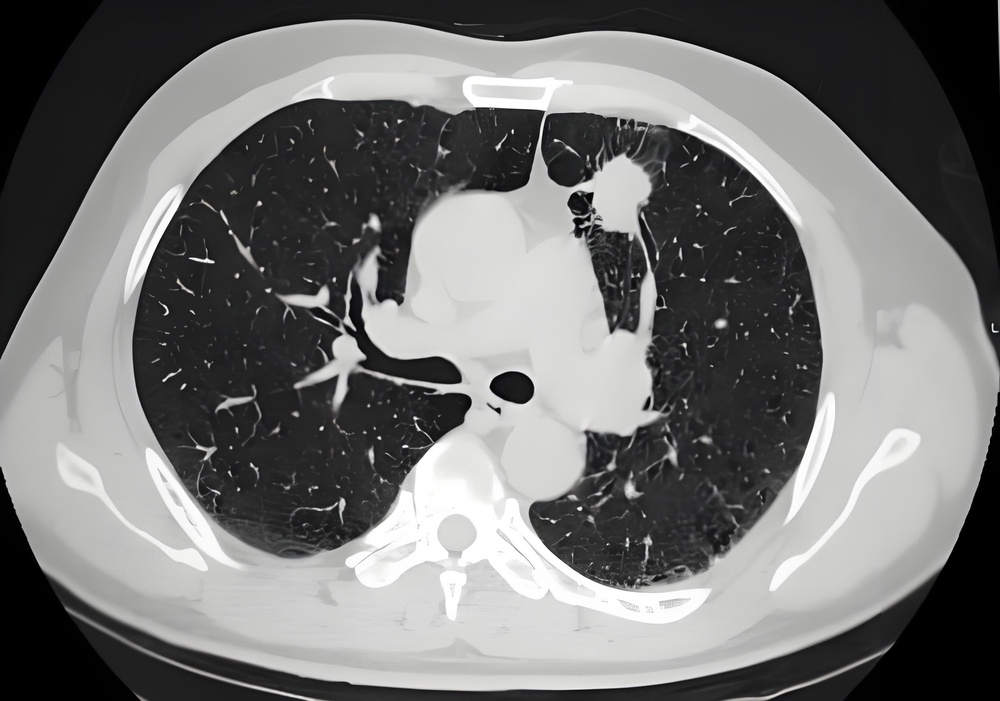
#> input picture homework3-t2/imgs/CT-image.jpg, 1000 x 701 px, shrunk from 2324 x 1628 before the run; its folder holds only this picture in this run
$ python area_based_segment.py
#> lines starting #> are read from the running program, lines starting #| are printed output that depends on the picture; after the words box and inside, x2 and y2 are one past the last pixel; in counts of white or black regions, pixels touching at a corner belong together
import cv2
import numpy as np
import os
from collections import deque

'''
基于区域的图像分割方法实现
包含以下方法：
1. 简单区域生长法
2. 质心区域生长法
3. 分裂合并法
'''

def simple_region_growing(image, seed_points, threshold=20):
    """
    简单区域生长法
    :param image: 输入图像
    :param seed_points: 种子点列表，每个元素为(x, y)坐标
    :param threshold: 生长阈值
    :return: 分割结果
    """
    height, width = image.shape
    result = np.zeros_like(image)

    # 8邻域方向
    directions = [(-1, -1), (-1, 0), (-1, 1),
                 (0, -1),          (0, 1),
                 (1, -1),  (1, 0),  (1, 1)]

    # 对每个种子点进行区域生长
    for seed_x, seed_y in seed_points:
        if result[seed_y, seed_x] != 0:
            continue

        # 使用队列进行区域生长
        queue = deque([(seed_x, seed_y)])
        seed_value = image[seed_y, seed_x]
        result[seed_y, seed_x] = 255

        while queue:
            x, y = queue.popleft()

            # 检查8邻域
            for dx, dy in directions:
                nx, ny = x + dx, y + dy

                # 检查边界
                if (0 <= nx < width and 0 <= ny < height and
                    result[ny, nx] == 0 and
                    abs(int(image[ny, nx]) - int(seed_value)) <= threshold):
                    result[ny, nx] = 255
                    queue.append((nx, ny))

    return result

def centroid_region_growing(image, seed_points, threshold=30, max_region_size=None):
    """
    质心区域生长法
    :param image: 输入图像
    :param seed_points: 种子点列表，每个元素为(x, y)坐标
    :param threshold: 生长阈值，默认值降低到30
    :param max_region_size: 最大区域大小，None表示不限制
    :return: 分割结果
    """
    height, width = image.shape
    result = np.zeros_like(image)

    # 8邻域方向
    directions = [(-1, -1), (-1, 0), (-1, 1),
                 (0, -1),          (0, 1),
                 (1, -1),  (1, 0),  (1, 1)]

    # 对每个种子点进行区域生长
    for seed_x, seed_y in seed_points:
        if result[seed_y, seed_x] != 0:
            continue

        # 使用队列进行区域生长
        queue = deque([(seed_x, seed_y)])
        result[seed_y, seed_x] = 255

        # 使用累积和来优化质心计算，使用float64类型避免溢出
        sum_x = float(seed_x)
        sum_y = float(seed_y)
        sum_value = float(image[seed_y, seed_x])
        pixel_count = 1

        while queue:
            x, y = queue.popleft()

            # 计算当前区域的质心
            centroid_x = sum_x / pixel_count
            centroid_y = sum_y / pixel_count
            centroid_value = sum_value / pixel_count

            # 检查是否达到最大区域大小
            if max_region_size is not None and pixel_count >= max_region_size:
                continue

            # 检查8邻域
            for dx, dy in directions:
                nx, ny = x + dx, y + dy

                # 检查边界和是否已访问
                if (0 <= nx < width and 0 <= ny < height and result[ny, nx] == 0):
                    # 使用更宽松的生长条件
                    current_value = float(image[ny, nx])
                    if abs(current_value - centroid_value) <= threshold:
                        result[ny, nx] = 255
                        queue.append((nx, ny))

                        # 更新累积和
                        sum_x += float(nx)
                        sum_y += float(ny)
                        sum_value += current_value
                        pixel_count += 1

    return result

def process_image(image_path):
    """
    处理单张图片，应用所有区域分割方法
    :param image_path: 输入图片路径
    """
#> called with image_path = 'imgs/CT-image.jpg'
    # 读取图片并转换为灰度图
    image = cv2.imread(image_path)
#> image is the input picture: shape (701, 1000, 3); mean B, G, R 115.1, 115.7, 115.7
    if image is None:
        print(f"错误：无法读取图片 {image_path}")
        return

    # 转换为灰度图
    if len(image.shape) == 3:  # 如果是彩色图像
        image = cv2.cvtColor(image, cv2.COLOR_BGR2GRAY)
#> image: shape (701, 1000)

    # 获取图片文件名（不含扩展名）
    image_name = os.path.splitext(os.path.basename(image_path))[0]

    # 创建结果保存路径
    result_dir = os.path.join('results', 'area_based_segment')
    if not os.path.exists(result_dir):
        os.makedirs(result_dir)

    # 选择多个种子点
    height, width = image.shape
#> height = 701; width = 1000
    seed_points = [
        (width//4, height//4),      # 左上
        (width//4, 3*height//4),    # 左下
        (3*width//4, height//4),    # 右上
        (3*width//4, 3*height//4),  # 右下
        (width//2, height//2)       # 中心
    ]

    # 计算最大区域大小（图像面积的20%）
    max_region_size = int(height * width * 0.2)
#> max_region_size = 140200

    # 应用各种区域分割方法
    methods = {
        'simple_growing': lambda img: simple_region_growing(img, seed_points),
        'centroid_growing': lambda img: centroid_region_growing(img, seed_points, threshold=20, max_region_size=max_region_size),
    }

    # 处理并保存结果
    for method_name, method_func in methods.items():
        try:
            result = method_func(image)
            output_path = os.path.join(result_dir, f"{method_name}_{image_name}.jpg")
            cv2.imwrite(output_path, result)
            print(f"{method_name}分割结果已保存到：{output_path}")
        except Exception as e:
            print(f"处理{method_name}方法时出错：{str(e)}")
#> this loop made 2 passes
#> pass 1, in process_image, `result = method_func(image)`:
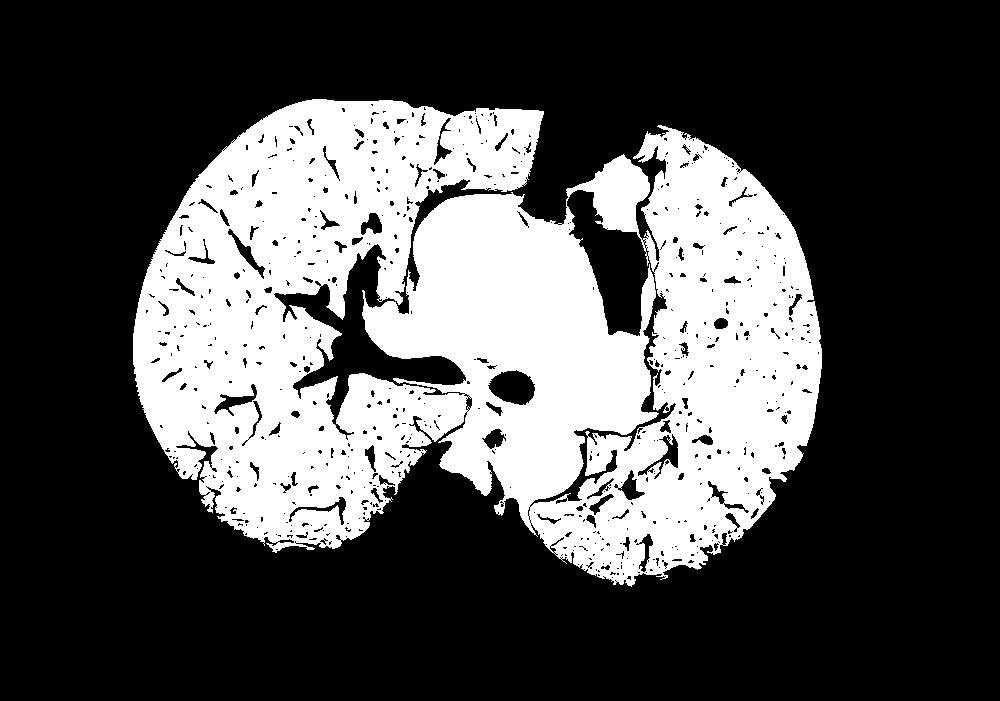
#> result: shape (701, 1000); 30.9% white; 1 white region, box (x1, y1, x2, y2) and area: (133, 99, 822, 587) 216873
#> pass 2, in process_image, `result = method_func(image)`:
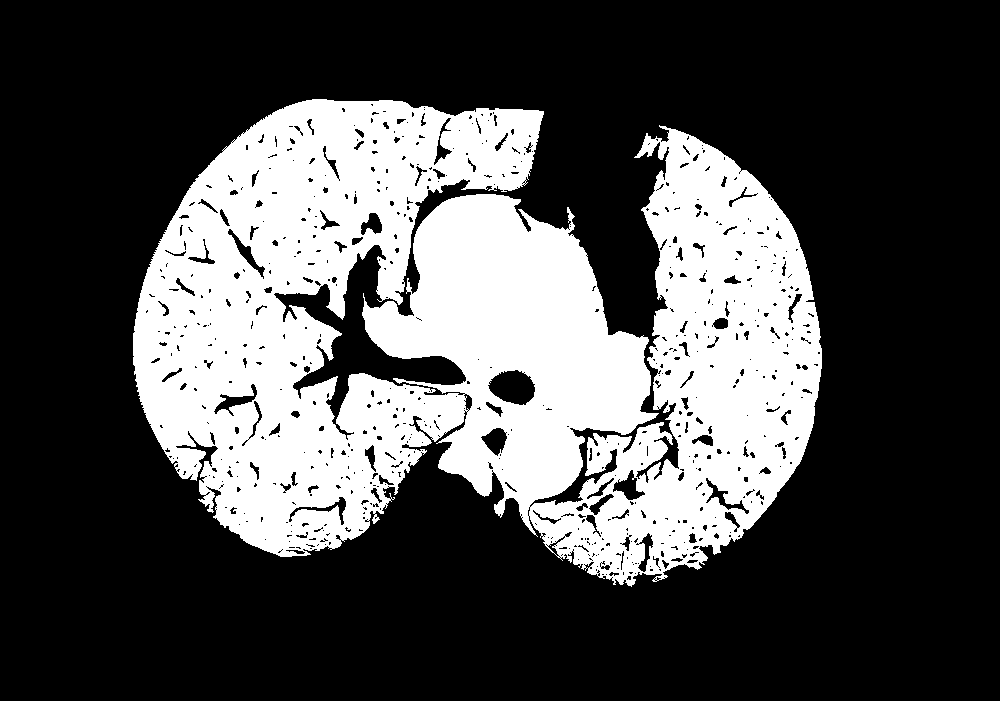
#> result: shape (701, 1000); 30.2% white; 1 white region, box (x1, y1, x2, y2) and area: (133, 99, 822, 587) 211606

def main():
    # 获取imgs目录下的所有图片
    img_dir = 'imgs'
    if not os.path.exists(img_dir):
        print(f"错误：找不到图片目录 {img_dir}")
        return

    # 处理所有图片
    for filename in os.listdir(img_dir):
        if filename.lower().endswith(('.png', '.jpg', '.jpeg', '.bmp', '.tif', '.tiff')):
            image_path = os.path.join(img_dir, filename)
            print(f"\n处理图片：{filename}")
            process_image(image_path)

if __name__ == "__main__":
    main()
